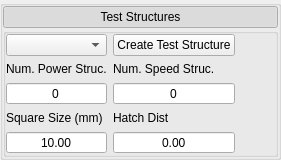
         <widget class="QGroupBox" name="testStruc_frame">
          <property name="styleSheet">
           <string notr="true"/>
          </property>
          <property name="title">
           <string/>
          </property>
          <property name="styleClass" stdset="0">
           <string>outsideFrame</string>
          </property>
          <layout class="QVBoxLayout" name="verticalLayout_11">
           <property name="spacing">
            <number>0</number>
           </property>
           <property name="leftMargin">
            <number>0</number>
           </property>
           <property name="topMargin">
            <number>0</number>
           </property>
           <property name="rightMargin">
            <number>0</number>
           </property>
           <property name="bottomMargin">
            <number>0</number>
           </property>
           <item>
            <widget class="QPushButton" name="pushButton_4">
             <property name="styleSheet">
              <string notr="true"/>
             </property>
             <property name="text">
              <string>Test Structures</string>
             </property>
             <property name="checkable">
              <bool>true</bool>
             </property>
             <property name="checked">
              <bool>true</bool>
             </property>
             <property name="styleClass" stdset="0">
              <string>MenuButton</string>
             </property>
            </widget>
           </item>
           <item>
            <widget class="QGroupBox" name="inside_testStruc_frame">
             <property name="styleSheet">
              <string notr="true"/>
             </property>
             <property name="title">
              <string/>
             </property>
             <property name="styleClass" stdset="0">
              <string>insideFrame</string>
             </property>
             <layout class="QGridLayout" name="gridLayout_22">
              <property name="leftMargin">
               <number>0</number>
              </property>
              <property name="topMargin">
               <number>0</number>
              </property>
              <property name="rightMargin">
               <number>0</number>
              </property>
              <property name="bottomMargin">
               <number>0</number>
              </property>
              <item row="3" column="0">
               <widget class="QLabel" name="struct_size_label">
                <property name="text">
                 <string>Square Size (mm)</string>
                </property>
               </widget>
              </item>
              <item row="4" column="0">
               <widget class="QDoubleSpinBox" name="struct_size_spinbox">
                <property name="alignment">
                 <set>Qt::AlignCenter</set>
                </property>
                <property name="buttonSymbols">
                 <enum>QAbstractSpinBox::NoButtons</enum>
                </property>
                <property name="minimum">
                 <double>0.000000000000000</double>
                </property>
                <property name="maximum">
                 <double>10000.000000000000000</double>
                </property>
                <property name="value">
                 <double>10.000000000000000</double>
                </property>
               </widget>
              </item>
              <item row="2" column="0">
               <widget class="QSpinBox" name="structnum_pwr_spinbox">
                <property name="alignment">
                 <set>Qt::AlignCenter</set>
                </property>
                <property name="buttonSymbols">
                 <enum>QAbstractSpinBox::NoButtons</enum>
                </property>
                <property name="maximum">
                 <number>10000</number>
                </property>
               </widget>
              </item>
              <item row="0" column="1">
               <widget class="QPushButton" name="create_test_button">
                <property name="text">
                 <string>Create Test Structure</string>
                </property>
               </widget>
              </item>
              <item row="1" column="0">
               <widget class="QLabel" name="structnum_pwr_label">
                <property name="text">
                 <string>Num. Power Struc.</string>
                </property>
               </widget>
              </item>
              <item row="1" column="1">
               <widget class="QLabel" name="structnum_speed_label">
                <property name="text">
                 <string>Num. Speed Struc.</string>
                </property>
               </widget>
              </item>
              <item row="3" column="1">
               <widget class="QLabel" name="struct_hDist_label">
                <property name="text">
                 <string>Hatch Dist</string>
                </property>
               </widget>
              </item>
              <item row="2" column="1">
               <widget class="QSpinBox" name="structnum_speed_spinbox">
                <property name="alignment">
                 <set>Qt::AlignCenter</set>
                </property>
                <property name="buttonSymbols">
                 <enum>QAbstractSpinBox::NoButtons</enum>
                </property>
                <property name="maximum">
                 <number>10000</number>
                </property>
               </widget>
              </item>
              <item row="4" column="1">
               <widget class="QDoubleSpinBox" name="struct_hDist_spinbox">
                <property name="alignment">
                 <set>Qt::AlignCenter</set>
                </property>
                <property name="buttonSymbols">
                 <enum>QAbstractSpinBox::NoButtons</enum>
                </property>
                <property name="maximum">
                 <double>10000.000000000000000</double>
                </property>
               </widget>
              </item>
              <item row="0" column="0">
               <widget class="QComboBox" name="test_structure_combobox">
                <property name="sizePolicy">
                 <sizepolicy hsizetype="MinimumExpanding" vsizetype="Fixed">
                  <horstretch>0</horstretch>
                  <verstretch>0</verstretch>
                 </sizepolicy>
                </property>
               </widget>
              </item>
              <item row="2" column="2">
               <spacer name="horizontalSpacer_2">
                <property name="orientation">
                 <enum>Qt::Horizontal</enum>
                </property>
                <property name="sizeHint" stdset="0">
                 <size>
                  <width>40</width>
                  <height>20</height>
                 </size>
                </property>
               </spacer>
              </item>
             </layout>
            </widget>
           </item>
          </layout>
         </widget>
